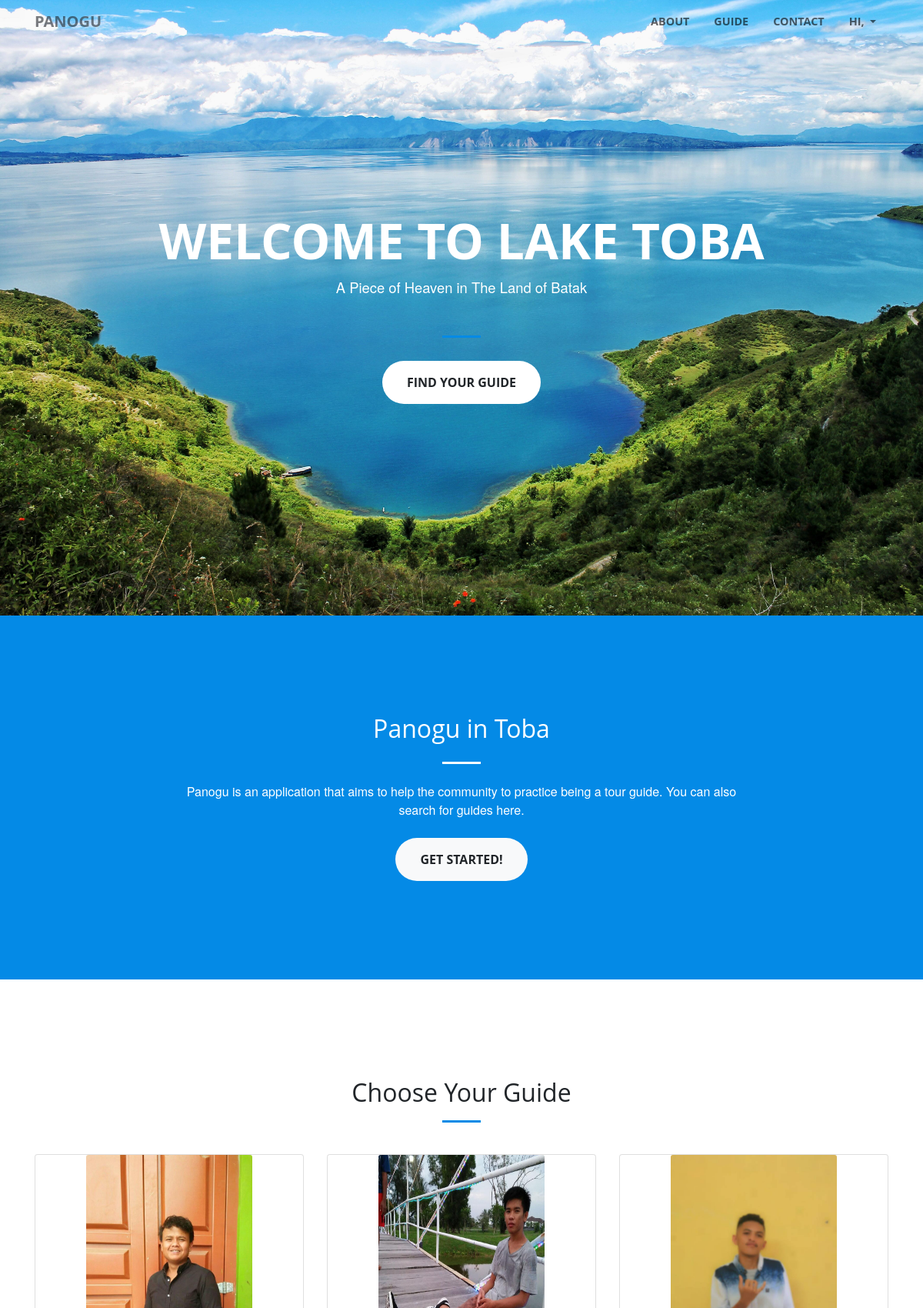
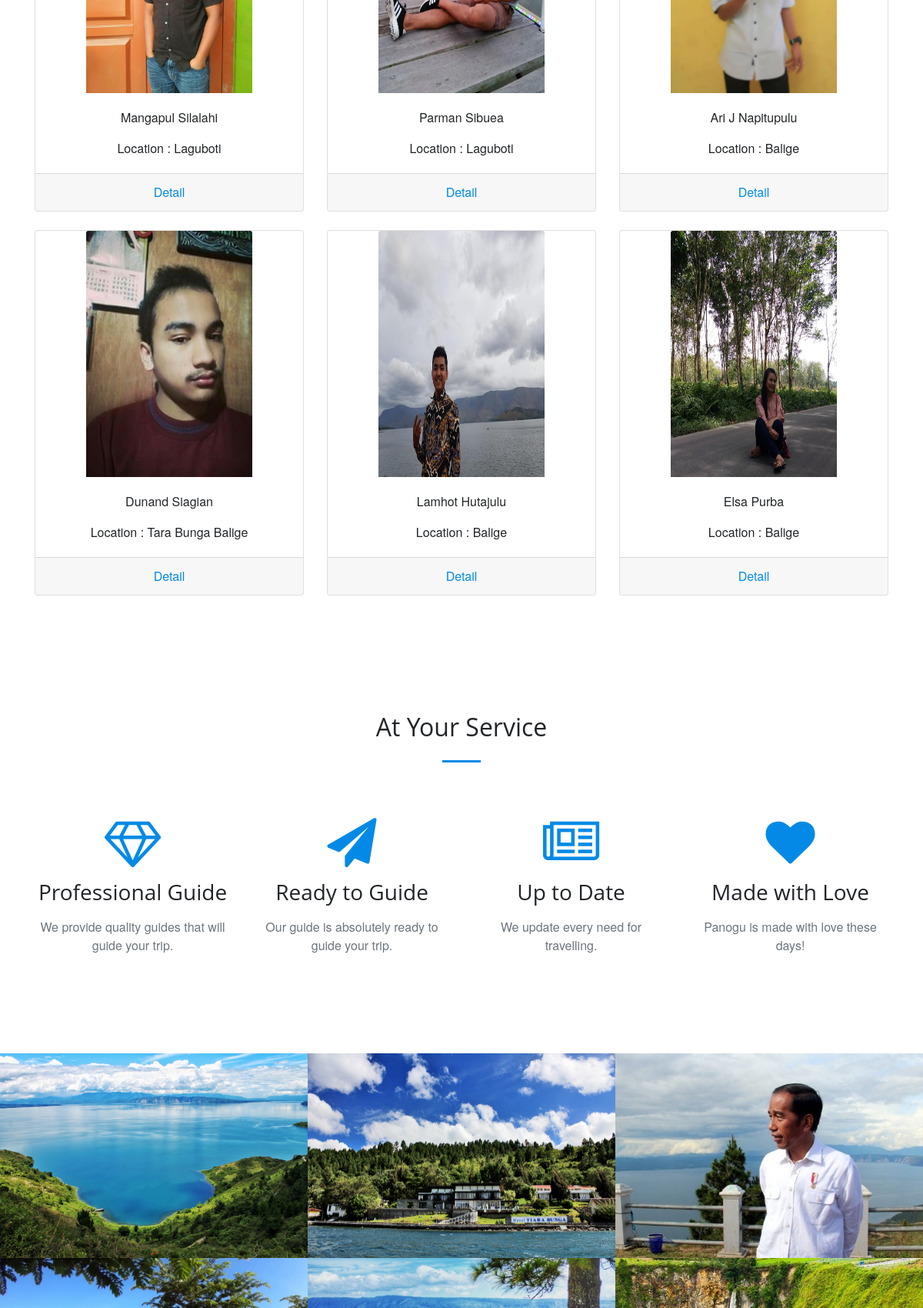
/guest/index.php (upper part), run on the app's committed database (2 pictures, top to bottom).
### tables this page shows
CREATE TABLE `guide` (
  `id_guide` int(11) NOT NULL,
  `nama` varchar(20) NOT NULL,
  `alamat` varchar(200) NOT NULL,
  `telepon` varchar(50) NOT NULL,
  `usia` varchar(20) NOT NULL,
  `jenis_kelamin` varchar(20) NOT NULL,
  `kemampuan_berbahasa` varchar(200) NOT NULL,
  `lokasi` varchar(200) NOT NULL,
  `rate` varchar(200) NOT NULL,
  `foto` varchar(20) NOT NULL
);

### guest/index.php (the view, shortened to what this page needs)
<?php
    include("header.php");
?>
        <header class="masthead text-center text-white d-flex">
            <div class="container my-auto">
                <div class="row">
                    <div class="col-lg-10 mx-auto">
                        <h1 class="text-uppercase">
                            <strong class="sr-icons">WELCOME TO LAKE TOBA</strong>
                        </h1>
                    </div>
                    <div class="col-lg-8 mx-auto">
                        <p class="text-faded mb-5 sr-icons">A Piece of Heaven in The Land of Batak</p>
                        <hr class="sr-icons">
                        <a class="btn btn-primary btn-xl js-scroll-trigger sr-icons" href="#cari_guide">Find Your Guide</a>
                    </div>
                </div>
            </div>
        </header>
        <section class="bg-primary" id="about">
            <div class="container">
                <div class="row">
                    <div class="col-lg-8 mx-auto text-center">
                        <h2 class="section-heading text-white">Panogu in Toba</h2>
                        <hr class="light my-4">
                        <p class="text-faded mb-4">Panogu is an application that aims to help the community to practice being a tour guide. You can also search for guides here.</p>
                        <a class="btn btn-light btn-xl js-scroll-trigger" href="login.php">Get Started!</a>
                    </div>
                </div>
            </div>
        </section>
        <section>
<div class="container">
<div class="col-lg-12 text-center">
    <h2 style="" id="cari_guide">Choose Your Guide<br><hr style="padding-bottom: 25px;"></h2>
</div>
<div class="row">
<?php
    while($ngisi = mysqli_fetch_array($result)) {
?>
  <div class="col-lg-4 mb-4">
    <div class="card h-100">
      <center><img class="card-img-top" style="width:18vw; height:40vh;" src="../guide/<?php echo $ngisi['foto']; ?>" alt=""></center>
      <div class="card-body">
        <center><p class="card-text"><?php echo $ngisi['nama']; ?></p>
        <p class="card-text">Location :&nbsp<?php echo $ngisi['lokasi']; ?></p></center>
      </div>
      <div class="card-footer">
        <center><a href="detail.php?id_guide=<?php echo $ngisi['id_guide']; ?>">Detail</a></center>
      </div>
    </div>
  </div>
<?php
    }
?>
</div>
</div>
        <section>
            <div class="container">
                <div class="row">
                    <div class="col-lg-12 text-center">
                        <h2 id="services" class="section-heading">At Your Service</h2>
                        <hr class="my-4">
                    </div>
                </div>
            </div>
            <div class="container">
                <div class="row">
                    <div class="col-lg-3 col-md-6 text-center">
                        <div class="service-box mt-5 mx-auto">
                            <i class="fa fa-4x fa-diamond text-primary mb-3 sr-icons"></i>
                            <h3 class="mb-3">Professional Guide</h3>
                            <p class="text-muted mb-0">We provide quality guides that will guide your trip.</p>
                        </div>
                    </div>
                    <div class="col-lg-3 col-md-6 text-center">
                        <div class="service-box mt-5 mx-auto">
                            <i class="fa fa-4x fa-paper-plane text-primary mb-3 sr-icons"></i>
                            <h3 class="mb-3">Ready to Guide</h3>
                            <p class="text-muted mb-0">Our guide is absolutely ready to guide your trip.</p>
                        </div>
                    </div>
                    <div class="col-lg-3 col-md-6 text-center">
                        <div class="service-box mt-5 mx-auto">
                            <i class="fa fa-4x fa-newspaper-o text-primary mb-3 sr-icons"></i>
                            <h3 class="mb-3">Up to Date</h3>
                            <p class="text-muted mb-0">We update every need for travelling.</p>
                        </div>
                    </div>
                    <div class="col-lg-3 col-md-6 text-center">
                        <div class="service-box mt-5 mx-auto">
                            <i class="fa fa-4x fa-heart text-primary mb-3 sr-icons"></i>
                            <h3 class="mb-3">Made with Love</h3>
                            <p class="text-muted mb-0">Panogu is made with love these days!</p>
                        </div>
                    </div>
                </div>
            </div>
        </section>
        <section class="p-0" id="portfolio">
            <div class="container-fluid p-0">
                <div class="row no-gutters popup-gallery">
                    <div class="col-lg-4 col-sm-6">
                        <a class="portfolio-box" href="../img/portfolio/fullsize/1.jpg">
                            <img class="img-fluid" src="../img/portfolio/thumbnails/1.jpg" alt="">
                        </a>
                    </div>
                    <div class="col-lg-4 col-sm-6">
                        <a class="portfolio-box" href="../img/portfolio/fullsize/2.jpg">
                            <img class="img-fluid" src="../img/portfolio/thumbnails/2.jpg" alt="">
                        </a>
                    </div>
                    <div class="col-lg-4 col-sm-6">
                        <a class="portfolio-box" href="../img/portfolio/fullsize/3.jpg">
                            <img class="img-fluid" src="../img/portfolio/thumbnails/3.jpg" alt="">
                        </a>
                    </div>
                    <div class="col-lg-4 col-sm-6">
                        <a class="portfolio-box" href="../img/portfolio/fullsize/4.jpg">
                            <img class="img-fluid" src="../img/portfolio/thumbnails/4.jpg" alt="">
                        </a>
                    </div>
                    <div class="col-lg-4 col-sm-6">
                        <a class="portfolio-box" href="../img/portfolio/fullsize/5.jpg">
                            <img class="img-fluid" src="../img/portfolio/thumbnails/5.jpg" alt="">
                        </a>
                    </div>
                    <div class="col-lg-4 col-sm-6">
                        <a class="portfolio-box" href="../img/portfolio/fullsize/6.jpg">
                            <img class="img-fluid" src="../img/portfolio/thumbnails/6.jpg" alt="">
                        </a>
                    </div>
                </div>
            </div>
        </section>
    </body>

### guest/header.php (shortened to what this page needs)
<?php
    include("../process/login/config.php");
    $username = $_GET['username'];
    if(isset($_POST['cari'])){
        $cari = $_POST['cari'];
    session_start();
    $id_user =$_SESSION['id_user'];
    $username = $_SESSION['username'];
        $result = mysqli_query($mysqli, "SELECT * FROM guide WHERE nama LIKE '%$cari%' OR alamat LIKE '%$cari%' OR jenis_kelamin LIKE '%$cari%' OR lokasi LIKE '%$cari%' ");
    }else{
        $result =mysqli_query($mysqli, "SELECT * FROM guide");
    }
?>
<head>
    <link href="../vendor/bootstrap/css/bootstrap.min.css" rel="stylesheet">
    <link href="../vendor/font-awesome/css/font-awesome.min.css" rel="stylesheet" type="text/css">
    <link href="../vendor/magnific-popup/magnific-popup.css" rel="stylesheet">
    <link href="../css/creative.css" rel="stylesheet">
</head>
    <body id="page-top">
        <nav class="navbar navbar-expand-lg navbar-light fixed-top" id="mainNav">
            <div class="container">
                <a class="navbar-brand js-scroll-trigger" href="#page-top">Panogu</a>
                <div class="collapse navbar-collapse" id="navbarResponsive">
                    <ul class="navbar-nav ml-auto">
                        <li class="nav-item">
                            <a class="nav-link js-scroll-trigger" href="#about">About</a>
                        </li>
                        <li class="nav-item">
                            <a class="nav-link js-scroll-trigger" href="#cari_guide">Guide</a>
                        </li>
                        <li class="nav-item">
                            <a class="nav-link js-scroll-trigger" href="#contact">Contact</a>
                        </li>
                        <li class="nav-item">
                            <a class="nav-link dropdown-toggle js-scroll-trigger" href="#logout">Hi, <?php echo($username) ?></a>
                        </li>
                    </ul>
                </div>
            </div>
        </nav>

### css/creative.css (style rules this page uses)
body, html { width: 100%; height: 100%; }
body { font-family: 'Merriweather', 'Helvetica Neue', Arial, sans-serif; }
hr { max-width: 50px; border-width: 3px; border-color: #048AE6; }
hr.light { border-color: #fff; }
a { color: #048AE6; -webkit-transition: all 0.2s; -moz-transition: all 0.2s; transition: all 0.2s; }
h1, h2, h3, h4, h5, h6 { font-family: 'Open Sans', 'Helvetica Neue', Arial, sans-serif; }
.bg-primary { background-color: #048AE6 !important; }
.text-faded { color: white; }
section { padding: 8rem 0; }
.section-heading { margin-top: 0; }
#mainNav { border-bottom: 1px solid rgba(33, 37, 41, 0.1); background-color: #fff; font-family: 'Open Sans', 'Helvetica Neue', Arial, sans-serif; -webkit-transition: all 0.2s; -moz-transition: all 0.2s; transition: all 0.2s; }
#mainNav .navbar-brand { font-weight: 700; text-transform: uppercase; color: #048AE6; font-family: 'Open Sans', 'Helvetica Neue', Arial, sans-serif; }
#mainNav .navbar-nav > li.nav-item > a.nav-link, #mainNav .navbar-nav > li.nav-item > a.nav-link:focus { font-size: .9rem; font-weight: 700; text-transform: uppercase; color: #212529; }
@media (min-width: 992px) { #mainNav { border-color: transparent; background-color: transparent; } }
@media (min-width: 992px) { #mainNav .navbar-brand { color: rgba(33, 37, 41, 0.6); } }
@media (min-width: 992px) { #mainNav .navbar-nav > li.nav-item > a.nav-link { padding: 0.5rem 1rem; } }
@media (min-width: 992px) { #mainNav .navbar-nav > li.nav-item > a.nav-link, #mainNav .navbar-nav > li.nav-item > a.nav-link:focus { color: rgba(0, 0, 0, 0.6); } }
header.masthead { padding-top: 10rem; padding-bottom: calc(10rem - 56px); background-image: url("../img/header.jpg"); background-position: center center; -webkit-background-size: cover; -moz-background-size: cover; -o-background-size: cover; background-size: cover; }
header.masthead hr { margin-top: 30px; margin-bottom: 30px; }
header.masthead h1 { font-size: 2rem; }
header.masthead p { font-weight: 300; }
@media (min-width: 768px) { header.masthead p { font-size: 1.15rem; } }
@media (min-width: 992px) { header.masthead { height: 100vh; min-height: 650px; padding-top: 0; padding-bottom: 0; } }
@media (min-width: 992px) { header.masthead h1 { font-size: 3rem; } }
@media (min-width: 1200px) { header.masthead h1 { font-size: 4rem; } }
.service-box { max-width: 400px; }
.portfolio-box { position: relative; display: block; max-width: 650px; margin: 0 auto; }
.text-primary { color: #048AE6 !important; }
.btn { color: #212529; font-weight: 700; text-transform: uppercase; border: none; border-radius: 300px; font-family: 'Open Sans', 'Helvetica Neue', Arial, sans-serif; }
.btn-xl { padding: 1rem 2rem; }
.btn-primary { background-color: white; border-color: white; }

### data on the page
guide: foto (picture), nama "Mangapul Silalahi", lokasi "Laguboti"
guide: foto (picture), nama "Parman Sibuea", lokasi "Laguboti"
guide: foto (picture), nama "Ari J Napitupulu", lokasi "Balige"
guide: foto (picture), nama "Dunand Siagian", lokasi "Tara Bunga Balige"
guide: foto (picture), nama "Lamhot Hutajulu", lokasi "Balige"
guide: foto (picture), nama "Elsa Purba", lokasi "Balige"
